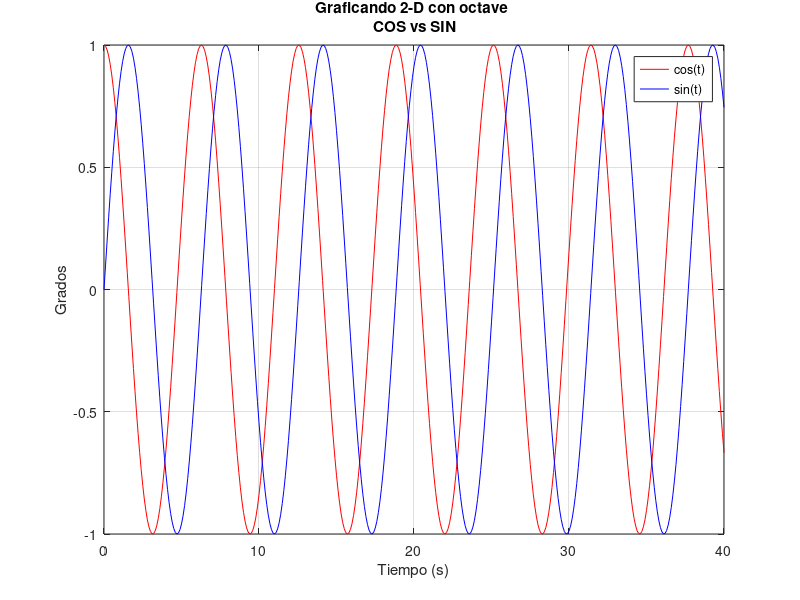

MATLAB code to generate this figure:
% Graficando con octave en un plano bidemesional.
% Para graficar en Octave se usa la funcion plot
% esta función tiene muchas casos de uso y forma de personalizar
% a continuacion se presenta ordenados y explicados
% Para ver los resultado de cada caso solamente copie y pegue el caso
% que desea probar
%
% Caso 1: Graficar dados los puntos en Y es decir plot(y)
% En este caso como programadores brindamos los valores de y
% y la función plot asume los de X como el indice de cada dato en y
% si graficamos el vector [10 5 7 8] los valores de x se asumiran como [1 2 3 4]
% Ejemplo 1
y = [10 5 7 8]; % valores que graficamos en el eje Y
plot(y) % Ejecutamos la funcion plot pasando como paramentro el arreglo Y
% Ademanas podemos perzonalizar varias propiedades de la grafica siguiente la siguiente estructura
% plot(y,propiedad, valor, [propiedad, valor ...])
% es significa que cada porpiedad que deseamos modificar debemos poner el nombre
% y luego el valor deseado y que podemos repetir cuantas veces sea necesario eje
%Ejemplo
plot(y,'color', 'red') % Cambiar el color de la linea a rojo 
% colores disponible "blue", "black", "cyan", "green", "magenta", "red", "white", and "yellow"
% si queremos color podemos usar el codigo RGB en un vector con valore entre 0 y 1
% Si tomamos una paleta de colores como https://htmlcolorcodes.com/es/ copiamos el colore en RGB
% y cada elemento lo dividimos entre 255 [0/255 255/255 255/255] y obtendremos el 
% mismo color el la grafica
%Ejemplo
plot(y,'color', [249/255 51/255 255/255]) % color de linea rasado/morado
% Podemos cambiar el estilio de la linea con linestyle los valores posibles son
%"-" Solid line. [default] "--" Dashed line. ":" Dotted line. "-." A dash-dot line.
plot(y,'linestyle','--')
% Podemos cambinar los elementos anteriores en cualquier ordenados
plot(y,'linestyle','--','color', [249/255 51/255 255/255])
%
% Caso 2
% graficar punto X y Y dados plot(x,y)
% Ejemplo graficando el COS
t = 0:0.1:40; % valores en x dese 0 hasta 10 con aumento 0.1
y = cos(t); % valores en Y
plot(t,y)
% Para hacer mas facil la personlizacion octave permite un paramentro llamado format
% plot(x,y, format) con el cual se puden modificar estilo de linea marcador color y titulo de 
% la curva el orden de los valores son linestyle marker color ;label;
% Los valores disponibles son 
%linestyle
%  %‘-’	Use solid lines (default).
%  %‘--’	Use dashed lines.
%  %‘:’	Use dotted lines.
%  %‘-.’	Use dash-dotted lines.
%marker
%  %‘+’	crosshair
%  %‘o’	circle
%  %‘*’	star
%  %‘.’	point
%  %‘x’	cross
%  %‘s’	square
%  %‘d’	diamond
%  %‘^’	upward-facing triangle
%  %‘v’	downward-facing triangle
%  %‘>’	right-facing triangle
%  %‘<’	left-facing triangle
%  %‘p’	pentagram
%  %‘h’	hexagram
%color
%  %‘k’	blacK
%  %‘r’	Red
%  %‘g’	Green
%  %‘b’	Blue
%  %‘y’	Yellow
%  %‘m’	Magenta
%  %‘c’	Cyan
%  %‘w’	White
%";displayname;"
%  %Here "displayname" is the label to use for the plot legend.
% Ejemplo estilo de lina puntead, color rojo con label cos(t)
plot(t,y,"--r;cos(t);");
%
% cuando queremos graficar en mas de una curva podemos usar plot
% con la siguiente forma plot(x,y,format,x1,y1,format)
% Ejemplo: Graficar el sin y cos en el mismo intervalo
ySin = sin(t);
plot(t,y,"r;cos(t);",t,ySin,"b;sin(t);") % reutilizamo t para el intervalo
%
% Si depues de graficar ejcutamos lo sigueinte
title ("Graficando 2-D con octave \n COS vs SIN"); % Añadimos titulo a la grafica
xlabel('Tiempo (s)') % Etiquetamos el eje x
ylabel('Grados') % Etiquetamos el eje y
grid on % mostamos el grid